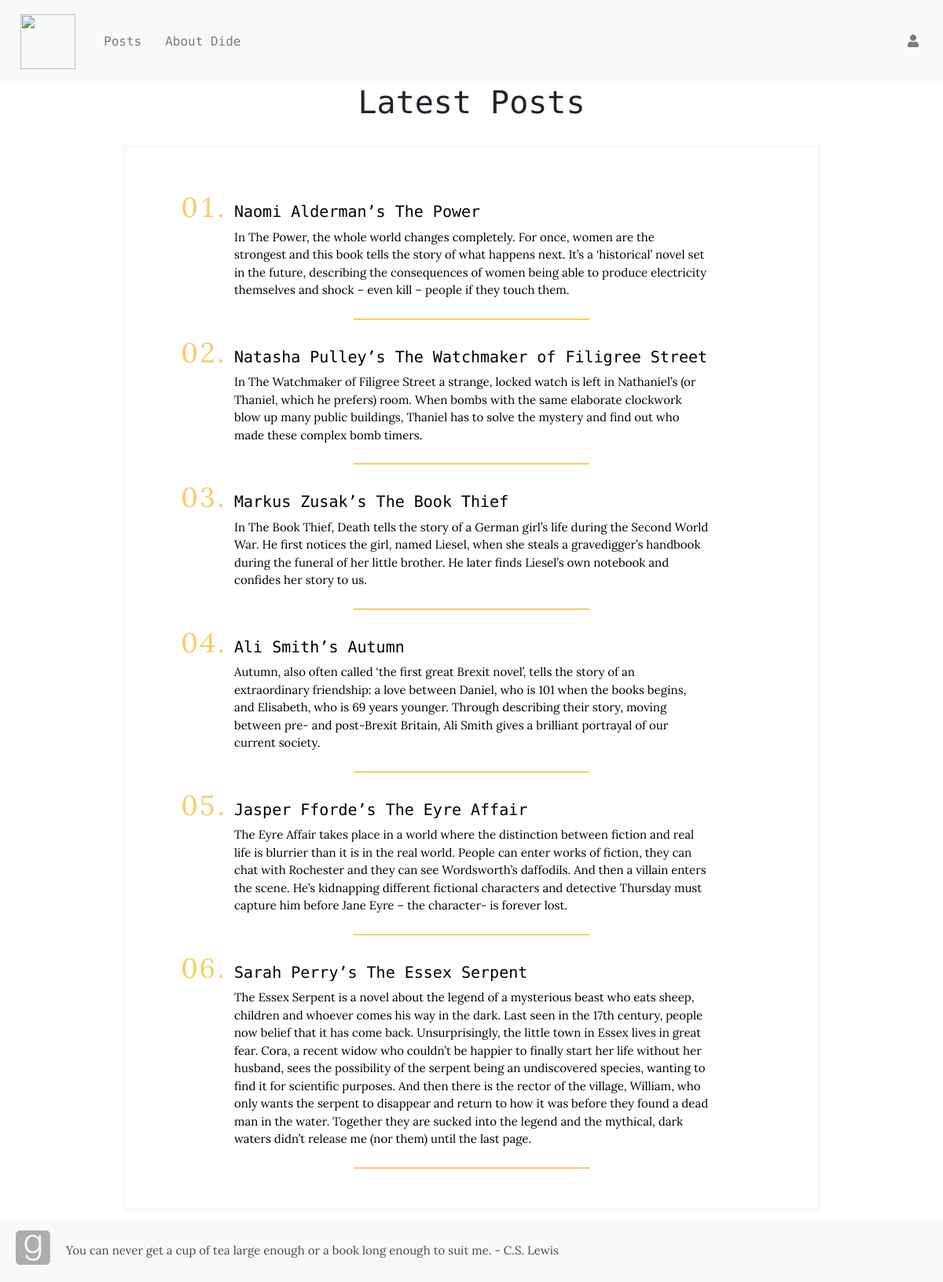
Screenshot of /blog/ with the database file from the repository.
### book_app/models.py (models this page shows, shortened)
class Blog(models.Model):
  title = models.CharField(max_length=200, unique=True)
  intro = models.TextField()
  body = models.TextField()
  posted = models.DateField(db_index=True, auto_now_add=True)
  author = models.ForeignKey(
          get_user_model(),
          on_delete=models.CASCADE,
          default=1,
          )

### book_app/views.py (the view)
# urls.py: path('blog/',views.BlogListView.as_view(),name='blog_list'),
class BlogListView(ListView):
  model = Blog
  ordering = ['-posted']

### book_app/templates/book_app/blog_list.html
{% extends "book_app/base.html" %}
{% block body_block %}
<h1>Latest Posts</h1>
<div class="container-list">
  <ol id="blog-list">
{% for blog in blog_list %}
    <div class="blog-single">
      <li><a id="blog-title" href="{% url 'book_app:blog_detail' pk=blog.pk %}">{{ blog.title }}</a></li>
      <a id="blog-intro" href="{% url 'book_app:blog_detail' pk=blog.pk %}">{{ blog.intro }}</a>
    </div>
  <hr id="list-line">
{% endfor %}
  </ol>
</div>
{% endblock %}

### book_app/static/css/book_app.css (style rules this page uses)
body { font-family: 'Lora', serif; padding-bottom: 80px; font-size: 15px; }
h1 { text-align: center; font-family: 'Roboto Mono', monospace; }
.container-list { width: 80%; margin: 30px auto 10px; border: 4px solid #f7f8f9; }
#blog-list { list-style: decimal-leading-zero; color: #F9CD66; font-size: 35px; margin: 50px; padding: 0px 10%; }
#list-line { width: 300px; border-top: 2px solid #F9CD66; }
#blog-intro { color: black; font-size: 15px; text-decoration: none; display: inline-block; opacity: 1; }
#blog-title { text-decoration: none; color: black; font-size: 20px; padding: 0px; font-family: 'Roboto Mono', monospace; }

### rows the page displays
Blog: title "Naomi Alderman’s The Power", intro "In The Power, the whole world changes completely. For once, women are the strongest and this book tells the story of what happens next. It’s a ‘historical’ novel set in the future, describing the consequences of women being able to produce electricity themselves and shock – even kill – people if they touch them."
Blog: title "Natasha Pulley’s The Watchmaker of Filigree Street", intro "In The Watchmaker of Filigree Street a strange, locked watch is left in Nathaniel’s (or Thaniel, which he prefers) room. When bombs with the same elaborate clockwork blow up many public buildings, Thaniel has to solve the mystery and find out who made these complex bomb timers."
Blog: title "Markus Zusak’s The Book Thief", intro "In The Book Thief, Death tells the story of a German girl’s life during the Second World War. He first notices the girl, named Liesel, when she steals a gravedigger’s handbook during the funeral of her little brother. He later finds Liesel’s own notebook and confides her story to us."
Blog: title "Ali Smith’s Autumn", intro "Autumn, also often called ‘the first great Brexit novel’, tells the story of an extraordinary friendship: a love between Daniel, who is 101 when the books begins, and Elisabeth, who is 69 years younger. Through describing their story, moving between pre- and post-Brexit Britain, Ali Smith gives a brilliant portrayal of our current society."
Blog: title "Jasper Fforde’s The Eyre Affair", intro "The Eyre Affair takes place in a world where the distinction between fiction and real life is blurrier than it is in the real world. People can enter works of fiction, they can chat with Rochester and they can see Wordsworth’s daffodils. And then a villain enters the scene. He’s kidnapping different fictional characters and detective Thursday must capture him before Jane Eyre – the character- is forever lost."
Blog: title "Sarah Perry’s The Essex Serpent", intro "The Essex Serpent is a novel about the legend of a mysterious beast who eats sheep, children and whoever comes his way in the dark. Last seen in the 17th century, people now belief that it has come back. Unsurprisingly, the little town in Essex lives in great fear. Cora, a recent widow who couldn’t be happier to finally start her life without her husband, sees the possibility of the serpent being an undiscovered species, wanting to find it for scientific purposes. And then there is the rector of the village, William, who only wants the serpent to disappear and return to how it was before they found a dead man in the water. Together they are sucked into the legend and the mythical, dark…"
